Frame 1 (no input): blank canvas, image omitted
Frame 60 (the mouse pressed at the canvas centre just before this capture): blank canvas, image omitted
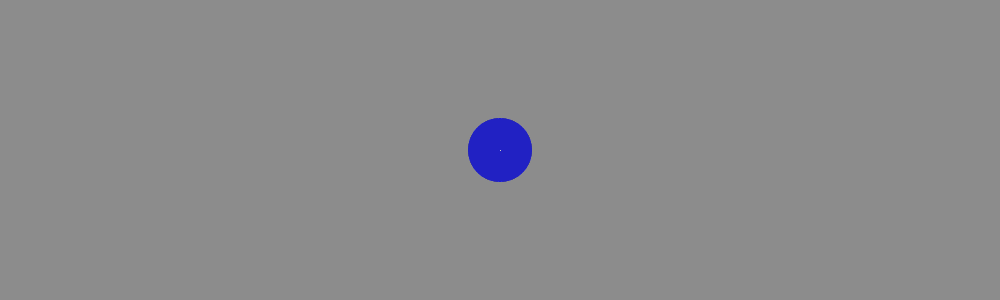
Frame 120 (the mouse held since frame 60 and released just before this capture)

The Processing sketch whose frames 1 and 60 were blank and that drew this single picture after the mouse press (run headless with seeded random() and noise(); from frame 60 on, the mouse is pressed at the canvas centre):

// Processing sketch: PV018copertinaLibroCreateGraphicsMantieni
// ── PV018copertinaLibroCreateGraphicsMantieni.pde
PGraphics drawingRefresh; // mostra l'oggetto che si sposta, prima di fissarlo
PGraphics drawingFisso; // fissa l'oggetto
int radius;
int oldMouseX, oldMouseY;
boolean neverClicked;
final int maxRadius = 180;
final int minRadius = 10;
final int greyLinea = 200;

void setup()
{
  size(1000, 300);
  drawingRefresh = createGraphics(width, height);
  drawingFisso = createGraphics(width, height);
  neverClicked = true;
}

void draw()
{
//  radius = (int)map(mouseX, 0, width, minRadius, maxRadius);
  radius = (int)( 180.*sin(((float)mouseX)/180.));
  if (!mousePressed) // l'utente muove il mouse senza fare click
  {
    // pulisci e disegna di continuo
    drawingRefresh.beginDraw();
    drawingRefresh.noStroke();
    drawingRefresh.fill(0, 0, 200, 100.0);
    drawingRefresh.background(140);
    drawingRefresh.ellipse(mouseX, mouseY, radius, radius);
    if (!neverClicked)
    {
      // disegna la linea congiungente i cerchi, NON permanente
      drawingRefresh.stroke(greyLinea);
      drawingRefresh.line(oldMouseX, oldMouseY, mouseX, mouseY);
    }
    drawingRefresh.endDraw();
  } else // l'utente ha fatto click
  {
    // fissa il cerchio solo se l'utente ha cliccato il mouse
    drawingFisso.beginDraw();
    drawingFisso.noStroke();
    drawingFisso.fill(0, 0, 200, 6.0);
    drawingFisso.ellipse(mouseX, mouseY, radius, radius);
    if (neverClicked)
    {
      neverClicked = !neverClicked;
    } else
    {
      // disegna la linea congiungente i cerchi, Permanente
      drawingFisso.stroke(greyLinea);
      drawingFisso.line(oldMouseX, oldMouseY, mouseX, mouseY);
    }
    oldMouseX = mouseX;
    oldMouseY = mouseY;
    drawingFisso.endDraw();
  }
  image(drawingRefresh, 0, 0);
  image(drawingFisso, 0, 0); // popola l'immagine con gli oggetti salvati
} // draw
